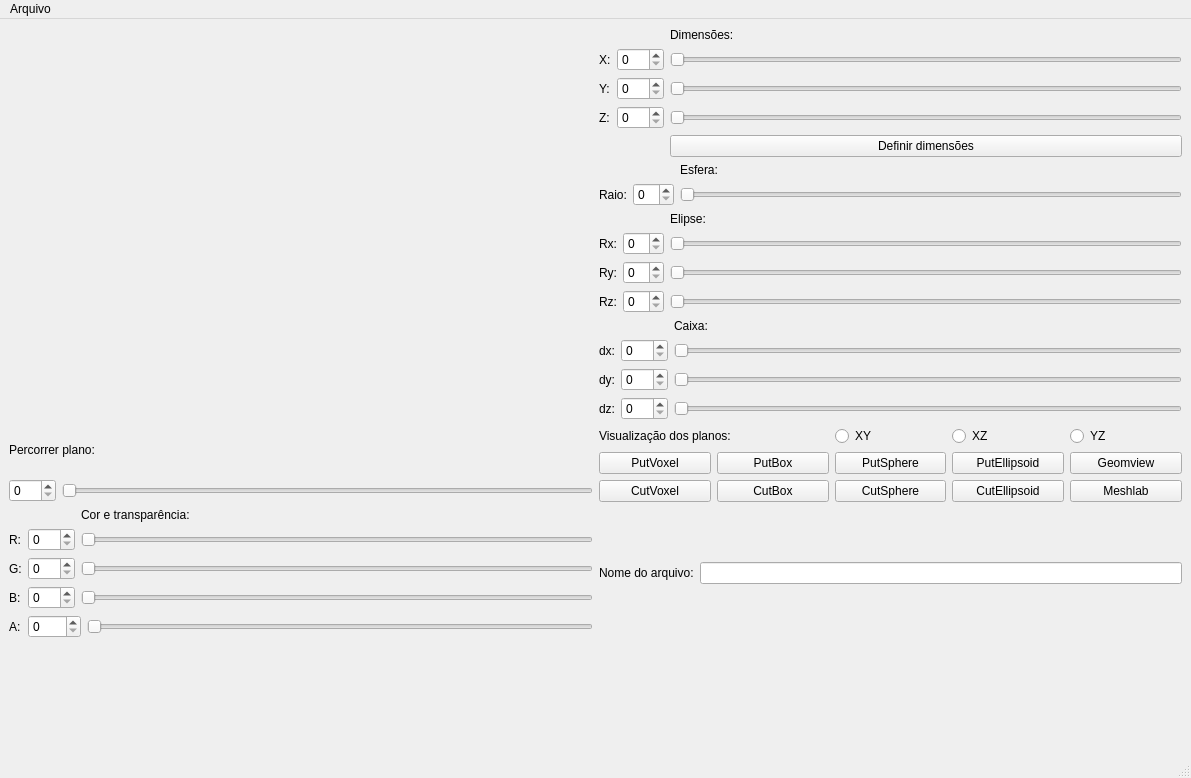
<?xml version="1.0" encoding="UTF-8"?>
<ui version="4.0">
 <class>MainWindow</class>
 <widget class="QMainWindow" name="MainWindow">
  <property name="geometry">
   <rect>
    <x>0</x>
    <y>0</y>
    <width>1191</width>
    <height>778</height>
   </rect>
  </property>
  <property name="windowTitle">
   <string>MainWindow</string>
  </property>
  <widget class="QWidget" name="centralwidget">
   <layout class="QGridLayout" name="gridLayout_10">
    <item row="0" column="1">
     <layout class="QGridLayout" name="gridLayout_9">
      <item row="1" column="0">
       <layout class="QGridLayout" name="gridLayout_2">
        <item row="0" column="2">
         <widget class="QLabel" name="label_13">
          <property name="text">
           <string>Esfera:</string>
          </property>
         </widget>
        </item>
        <item row="1" column="0">
         <widget class="QLabel" name="label_14">
          <property name="text">
           <string>Raio:</string>
          </property>
         </widget>
        </item>
        <item row="1" column="2">
         <widget class="QSlider" name="horizontalSliderRaioEsfera">
          <property name="maximum">
           <number>75</number>
          </property>
          <property name="orientation">
           <enum>Qt::Horizontal</enum>
          </property>
         </widget>
        </item>
        <item row="1" column="1">
         <widget class="QSpinBox" name="spinBoxRaioEsfera">
          <property name="maximum">
           <number>75</number>
          </property>
         </widget>
        </item>
       </layout>
      </item>
      <item row="2" column="0">
       <layout class="QGridLayout" name="gridLayout_3">
        <item row="0" column="2">
         <widget class="QLabel" name="label_15">
          <property name="text">
           <string>Elipse:</string>
          </property>
         </widget>
        </item>
        <item row="1" column="0">
         <widget class="QLabel" name="label_19">
          <property name="text">
           <string>Rx:</string>
          </property>
         </widget>
        </item>
        <item row="1" column="1">
         <widget class="QSpinBox" name="spinBoxElipRx">
          <property name="maximum">
           <number>75</number>
          </property>
         </widget>
        </item>
        <item row="1" column="2">
         <widget class="QSlider" name="horizontalSliderElipRx">
          <property name="maximum">
           <number>75</number>
          </property>
          <property name="orientation">
           <enum>Qt::Horizontal</enum>
          </property>
         </widget>
        </item>
        <item row="2" column="0">
         <widget class="QLabel" name="label_20">
          <property name="text">
           <string>Ry:</string>
          </property>
         </widget>
        </item>
        <item row="2" column="1">
         <widget class="QSpinBox" name="spinBoxElipRy">
          <property name="maximum">
           <number>75</number>
          </property>
         </widget>
        </item>
        <item row="2" column="2">
         <widget class="QSlider" name="horizontalSliderElipRy">
          <property name="maximum">
           <number>75</number>
          </property>
          <property name="orientation">
           <enum>Qt::Horizontal</enum>
          </property>
         </widget>
        </item>
        <item row="3" column="0">
         <widget class="QLabel" name="label_21">
          <property name="text">
           <string>Rz:</string>
          </property>
         </widget>
        </item>
        <item row="3" column="1">
         <widget class="QSpinBox" name="spinBoxElipRz">
          <property name="maximum">
           <number>75</number>
          </property>
         </widget>
        </item>
        <item row="3" column="2">
         <widget class="QSlider" name="horizontalSliderElipRz">
          <property name="maximum">
           <number>75</number>
          </property>
          <property name="orientation">
           <enum>Qt::Horizontal</enum>
          </property>
         </widget>
        </item>
       </layout>
      </item>
      <item row="3" column="0">
       <layout class="QGridLayout" name="gridLayout_4">
        <item row="0" column="2">
         <widget class="QLabel" name="label_16">
          <property name="text">
           <string>Caixa:</string>
          </property>
         </widget>
        </item>
        <item row="1" column="0">
         <widget class="QLabel" name="label_22">
          <property name="text">
           <string>dx:</string>
          </property>
         </widget>
        </item>
        <item row="1" column="1">
         <widget class="QSpinBox" name="spinBoxRaioEsfera_5">
          <property name="maximum">
           <number>190</number>
          </property>
         </widget>
        </item>
        <item row="1" column="2">
         <widget class="QSlider" name="horizontalSliderBoxX">
          <property name="maximum">
           <number>190</number>
          </property>
          <property name="orientation">
           <enum>Qt::Horizontal</enum>
          </property>
         </widget>
        </item>
        <item row="2" column="0">
         <widget class="QLabel" name="label_23">
          <property name="text">
           <string>dy:</string>
          </property>
         </widget>
        </item>
        <item row="2" column="1">
         <widget class="QSpinBox" name="spinBoxRaioEsfera_6">
          <property name="maximum">
           <number>190</number>
          </property>
         </widget>
        </item>
        <item row="2" column="2">
         <widget class="QSlider" name="horizontalSliderBoxY">
          <property name="maximum">
           <number>190</number>
          </property>
          <property name="orientation">
           <enum>Qt::Horizontal</enum>
          </property>
         </widget>
        </item>
        <item row="3" column="0">
         <widget class="QLabel" name="label_24">
          <property name="text">
           <string>dz:</string>
          </property>
         </widget>
        </item>
        <item row="3" column="1">
         <widget class="QSpinBox" name="spinBoxRaioEsfera_7">
          <property name="maximum">
           <number>190</number>
          </property>
         </widget>
        </item>
        <item row="3" column="2">
         <widget class="QSlider" name="horizontalSliderBoxZ">
          <property name="maximum">
           <number>190</number>
          </property>
          <property name="orientation">
           <enum>Qt::Horizontal</enum>
          </property>
         </widget>
        </item>
       </layout>
      </item>
      <item row="0" column="0">
       <layout class="QGridLayout" name="gridLayout">
        <item row="0" column="2">
         <widget class="QLabel" name="label_9">
          <property name="text">
           <string>Dimensões:</string>
          </property>
         </widget>
        </item>
        <item row="1" column="0">
         <widget class="QLabel" name="label_10">
          <property name="text">
           <string>X:</string>
          </property>
         </widget>
        </item>
        <item row="1" column="1">
         <widget class="QSpinBox" name="spinBoxDimX">
          <property name="maximum">
           <number>200</number>
          </property>
         </widget>
        </item>
        <item row="1" column="2">
         <widget class="QSlider" name="horizontalSliderDimX">
          <property name="maximum">
           <number>200</number>
          </property>
          <property name="orientation">
           <enum>Qt::Horizontal</enum>
          </property>
         </widget>
        </item>
        <item row="2" column="0">
         <widget class="QLabel" name="label_11">
          <property name="text">
           <string>Y:</string>
          </property>
         </widget>
        </item>
        <item row="2" column="1">
         <widget class="QSpinBox" name="spinBoxDimY">
          <property name="maximum">
           <number>200</number>
          </property>
         </widget>
        </item>
        <item row="2" column="2">
         <widget class="QSlider" name="horizontalSliderDimY">
          <property name="maximum">
           <number>200</number>
          </property>
          <property name="orientation">
           <enum>Qt::Horizontal</enum>
          </property>
         </widget>
        </item>
        <item row="3" column="0">
         <widget class="QLabel" name="label_12">
          <property name="text">
           <string>Z:</string>
          </property>
         </widget>
        </item>
        <item row="3" column="1">
         <widget class="QSpinBox" name="spinBoxDimZ">
          <property name="maximum">
           <number>200</number>
          </property>
         </widget>
        </item>
        <item row="3" column="2">
         <widget class="QSlider" name="horizontalSliderDimZ">
          <property name="maximum">
           <number>200</number>
          </property>
          <property name="orientation">
           <enum>Qt::Horizontal</enum>
          </property>
         </widget>
        </item>
        <item row="4" column="2">
         <widget class="QPushButton" name="pushButtonCanvas">
          <property name="text">
           <string>Definir dimensões</string>
          </property>
         </widget>
        </item>
       </layout>
      </item>
     </layout>
    </item>
    <item row="1" column="1">
     <layout class="QGridLayout" name="gridLayout_6">
      <item row="0" column="0" colspan="2">
       <widget class="QLabel" name="label_18">
        <property name="text">
         <string>Visualização dos planos:</string>
        </property>
       </widget>
      </item>
      <item row="0" column="2">
       <widget class="QRadioButton" name="pushButtonXY">
        <property name="text">
         <string>XY</string>
        </property>
       </widget>
      </item>
      <item row="0" column="3">
       <widget class="QRadioButton" name="pushButtonXZ">
        <property name="text">
         <string>XZ</string>
        </property>
       </widget>
      </item>
      <item row="0" column="4">
       <widget class="QRadioButton" name="pushButtonYZ">
        <property name="text">
         <string>YZ</string>
        </property>
       </widget>
      </item>
      <item row="1" column="0">
       <widget class="QPushButton" name="radioButtonPutVoxel">
        <property name="text">
         <string>PutVoxel</string>
        </property>
       </widget>
      </item>
      <item row="1" column="1">
       <widget class="QPushButton" name="radioButtonPutBox">
        <property name="text">
         <string>PutBox</string>
        </property>
       </widget>
      </item>
      <item row="1" column="2">
       <widget class="QPushButton" name="radioButtonPutSphere">
        <property name="text">
         <string>PutSphere</string>
        </property>
       </widget>
      </item>
      <item row="1" column="3">
       <widget class="QPushButton" name="radioButtonPutEllipsoid">
        <property name="text">
         <string>PutEllipsoid</string>
        </property>
       </widget>
      </item>
      <item row="2" column="0">
       <widget class="QPushButton" name="radioButtonCutVoxel">
        <property name="text">
         <string>CutVoxel</string>
        </property>
       </widget>
      </item>
      <item row="2" column="1">
       <widget class="QPushButton" name="radioButtonCutBox">
        <property name="text">
         <string>CutBox</string>
        </property>
       </widget>
      </item>
      <item row="2" column="2">
       <widget class="QPushButton" name="radioButtonCutSphere">
        <property name="text">
         <string>CutSphere</string>
        </property>
       </widget>
      </item>
      <item row="2" column="3">
       <widget class="QPushButton" name="radioButtonCutEllipsoid">
        <property name="text">
         <string>CutEllipsoid</string>
        </property>
       </widget>
      </item>
      <item row="1" column="4">
       <widget class="QPushButton" name="pushButtonGeomview">
        <property name="text">
         <string>Geomview</string>
        </property>
       </widget>
      </item>
      <item row="2" column="4">
       <widget class="QPushButton" name="pushButtonMeshlab">
        <property name="text">
         <string>Meshlab</string>
        </property>
       </widget>
      </item>
     </layout>
    </item>
    <item row="2" column="0">
     <layout class="QGridLayout" name="gridLayout_5">
      <item row="3" column="2" colspan="2">
       <widget class="QSlider" name="horizontalSliderBlue">
        <property name="maximum">
         <number>255</number>
        </property>
        <property name="orientation">
         <enum>Qt::Horizontal</enum>
        </property>
       </widget>
      </item>
      <item row="2" column="2" colspan="2">
       <widget class="QSlider" name="horizontalSliderGreen">
        <property name="maximum">
         <number>255</number>
        </property>
        <property name="orientation">
         <enum>Qt::Horizontal</enum>
        </property>
       </widget>
      </item>
      <item row="1" column="1">
       <widget class="QSpinBox" name="spinBoxRed">
        <property name="maximum">
         <number>255</number>
        </property>
       </widget>
      </item>
      <item row="3" column="1">
       <widget class="QSpinBox" name="spinBoxGreen">
        <property name="maximum">
         <number>255</number>
        </property>
       </widget>
      </item>
      <item row="4" column="0">
       <widget class="QLabel" name="label_4">
        <property name="text">
         <string>A:</string>
        </property>
       </widget>
      </item>
      <item row="0" column="2" colspan="2">
       <widget class="QLabel" name="label_25">
        <property name="text">
         <string>Cor e transparência:</string>
        </property>
       </widget>
      </item>
      <item row="1" column="0">
       <widget class="QLabel" name="label">
        <property name="text">
         <string>R:</string>
        </property>
       </widget>
      </item>
      <item row="3" column="0">
       <widget class="QLabel" name="label_3">
        <property name="enabled">
         <bool>true</bool>
        </property>
        <property name="text">
         <string>B:</string>
        </property>
       </widget>
      </item>
      <item row="1" column="2" colspan="2">
       <widget class="QSlider" name="horizontalSliderRed">
        <property name="maximum">
         <number>255</number>
        </property>
        <property name="orientation">
         <enum>Qt::Horizontal</enum>
        </property>
       </widget>
      </item>
      <item row="4" column="1" colspan="2">
       <widget class="QSpinBox" name="spinBoxAlpha">
        <property name="maximum">
         <number>255</number>
        </property>
       </widget>
      </item>
      <item row="2" column="0">
       <widget class="QLabel" name="label_2">
        <property name="text">
         <string>G:</string>
        </property>
       </widget>
      </item>
      <item row="4" column="3">
       <widget class="QSlider" name="horizontalSliderAlpha">
        <property name="maximum">
         <number>255</number>
        </property>
        <property name="orientation">
         <enum>Qt::Horizontal</enum>
        </property>
       </widget>
      </item>
      <item row="2" column="1">
       <widget class="QSpinBox" name="spinBoxBlue">
        <property name="maximum">
         <number>255</number>
        </property>
       </widget>
      </item>
     </layout>
    </item>
    <item row="0" column="0">
     <widget class="Plotter" name="widget" native="true"/>
    </item>
    <item row="2" column="1">
     <layout class="QGridLayout" name="gridLayout_8">
      <item row="0" column="0">
       <widget class="QLabel" name="label_6">
        <property name="text">
         <string>Nome do arquivo:</string>
        </property>
       </widget>
      </item>
      <item row="0" column="1">
       <widget class="QLineEdit" name="lineEditOFF"/>
      </item>
     </layout>
    </item>
    <item row="3" column="0">
     <widget class="ColorDraw" name="widget_2" native="true"/>
    </item>
    <item row="1" column="0">
     <layout class="QGridLayout" name="gridLayout_7">
      <item row="1" column="1">
       <widget class="QSlider" name="horizontalSliderPlanoSpec">
        <property name="maximum">
         <number>200</number>
        </property>
        <property name="orientation">
         <enum>Qt::Horizontal</enum>
        </property>
       </widget>
      </item>
      <item row="1" column="0">
       <widget class="QSpinBox" name="spinBoxPlanoX">
        <property name="maximum">
         <number>200</number>
        </property>
       </widget>
      </item>
      <item row="0" column="0" colspan="2">
       <widget class="QLabel" name="label_5">
        <property name="text">
         <string>Percorrer plano:</string>
        </property>
       </widget>
      </item>
     </layout>
    </item>
   </layout>
  </widget>
  <widget class="QStatusBar" name="statusbar"/>
  <widget class="QMenuBar" name="menuBar">
   <property name="geometry">
    <rect>
     <x>0</x>
     <y>0</y>
     <width>1191</width>
     <height>21</height>
    </rect>
   </property>
   <widget class="QMenu" name="menuArquivo">
    <property name="title">
     <string>Arquivo</string>
    </property>
    <addaction name="actionSair"/>
    <addaction name="actionCriar_arquivo_OFF"/>
   </widget>
   <addaction name="menuArquivo"/>
  </widget>
  <action name="actionSair">
   <property name="text">
    <string>Sair</string>
   </property>
  </action>
  <action name="actionCriar_arquivo_OFF">
   <property name="text">
    <string>Criar arquivo .OFF</string>
   </property>
  </action>
 </widget>
 <customwidgets>
  <customwidget>
   <class>Plotter</class>
   <extends>QWidget</extends>
   <header>plotter.h</header>
   <container>1</container>
   <slots>
    <slot>set_r(int)</slot>
   </slots>
  </customwidget>
  <customwidget>
   <class>ColorDraw</class>
   <extends>QWidget</extends>
   <header>colordraw.h</header>
   <container>1</container>
   <slots>
    <slot>set_r(int)</slot>
    <slot>set_g(int)</slot>
    <slot>set_b(int)</slot>
   </slots>
  </customwidget>
 </customwidgets>
 <resources/>
 <connections>
  <connection>
   <sender>horizontalSliderRed</sender>
   <signal>valueChanged(int)</signal>
   <receiver>spinBoxRed</receiver>
   <slot>setValue(int)</slot>
   <hints>
    <hint type="sourcelabel">
     <x>166</x>
     <y>597</y>
    </hint>
    <hint type="destinationlabel">
     <x>76</x>
     <y>601</y>
    </hint>
   </hints>
  </connection>
  <connection>
   <sender>horizontalSliderGreen</sender>
   <signal>valueChanged(int)</signal>
   <receiver>spinBoxBlue</receiver>
   <slot>setValue(int)</slot>
   <hints>
    <hint type="sourcelabel">
     <x>166</x>
     <y>628</y>
    </hint>
    <hint type="destinationlabel">
     <x>76</x>
     <y>632</y>
    </hint>
   </hints>
  </connection>
  <connection>
   <sender>horizontalSliderBlue</sender>
   <signal>valueChanged(int)</signal>
   <receiver>spinBoxGreen</receiver>
   <slot>setValue(int)</slot>
   <hints>
    <hint type="sourcelabel">
     <x>166</x>
     <y>659</y>
    </hint>
    <hint type="destinationlabel">
     <x>76</x>
     <y>663</y>
    </hint>
   </hints>
  </connection>
  <connection>
   <sender>spinBoxRed</sender>
   <signal>valueChanged(int)</signal>
   <receiver>horizontalSliderRed</receiver>
   <slot>setValue(int)</slot>
   <hints>
    <hint type="sourcelabel">
     <x>76</x>
     <y>601</y>
    </hint>
    <hint type="destinationlabel">
     <x>166</x>
     <y>597</y>
    </hint>
   </hints>
  </connection>
  <connection>
   <sender>spinBoxBlue</sender>
   <signal>valueChanged(int)</signal>
   <receiver>horizontalSliderGreen</receiver>
   <slot>setValue(int)</slot>
   <hints>
    <hint type="sourcelabel">
     <x>76</x>
     <y>632</y>
    </hint>
    <hint type="destinationlabel">
     <x>166</x>
     <y>628</y>
    </hint>
   </hints>
  </connection>
  <connection>
   <sender>spinBoxGreen</sender>
   <signal>valueChanged(int)</signal>
   <receiver>horizontalSliderBlue</receiver>
   <slot>setValue(int)</slot>
   <hints>
    <hint type="sourcelabel">
     <x>76</x>
     <y>663</y>
    </hint>
    <hint type="destinationlabel">
     <x>166</x>
     <y>659</y>
    </hint>
   </hints>
  </connection>
  <connection>
   <sender>spinBoxDimX</sender>
   <signal>valueChanged(int)</signal>
   <receiver>horizontalSliderDimX</receiver>
   <slot>setValue(int)</slot>
   <hints>
    <hint type="sourcelabel">
     <x>612</x>
     <y>77</y>
    </hint>
    <hint type="destinationlabel">
     <x>702</x>
     <y>72</y>
    </hint>
   </hints>
  </connection>
  <connection>
   <sender>horizontalSliderDimX</sender>
   <signal>valueChanged(int)</signal>
   <receiver>spinBoxDimX</receiver>
   <slot>setValue(int)</slot>
   <hints>
    <hint type="sourcelabel">
     <x>702</x>
     <y>72</y>
    </hint>
    <hint type="destinationlabel">
     <x>612</x>
     <y>77</y>
    </hint>
   </hints>
  </connection>
  <connection>
   <sender>spinBoxDimY</sender>
   <signal>valueChanged(int)</signal>
   <receiver>horizontalSliderDimY</receiver>
   <slot>setValue(int)</slot>
   <hints>
    <hint type="sourcelabel">
     <x>612</x>
     <y>108</y>
    </hint>
    <hint type="destinationlabel">
     <x>702</x>
     <y>103</y>
    </hint>
   </hints>
  </connection>
  <connection>
   <sender>horizontalSliderDimY</sender>
   <signal>valueChanged(int)</signal>
   <receiver>spinBoxDimY</receiver>
   <slot>setValue(int)</slot>
   <hints>
    <hint type="sourcelabel">
     <x>702</x>
     <y>103</y>
    </hint>
    <hint type="destinationlabel">
     <x>612</x>
     <y>108</y>
    </hint>
   </hints>
  </connection>
  <connection>
   <sender>spinBoxDimZ</sender>
   <signal>valueChanged(int)</signal>
   <receiver>horizontalSliderDimZ</receiver>
   <slot>setValue(int)</slot>
   <hints>
    <hint type="sourcelabel">
     <x>612</x>
     <y>139</y>
    </hint>
    <hint type="destinationlabel">
     <x>702</x>
     <y>134</y>
    </hint>
   </hints>
  </connection>
  <connection>
   <sender>horizontalSliderDimZ</sender>
   <signal>valueChanged(int)</signal>
   <receiver>spinBoxDimZ</receiver>
   <slot>setValue(int)</slot>
   <hints>
    <hint type="sourcelabel">
     <x>702</x>
     <y>134</y>
    </hint>
    <hint type="destinationlabel">
     <x>612</x>
     <y>139</y>
    </hint>
   </hints>
  </connection>
  <connection>
   <sender>spinBoxRaioEsfera</sender>
   <signal>valueChanged(int)</signal>
   <receiver>horizontalSliderRaioEsfera</receiver>
   <slot>setValue(int)</slot>
   <hints>
    <hint type="sourcelabel">
     <x>623</x>
     <y>224</y>
    </hint>
    <hint type="destinationlabel">
     <x>713</x>
     <y>219</y>
    </hint>
   </hints>
  </connection>
  <connection>
   <sender>horizontalSliderRaioEsfera</sender>
   <signal>valueChanged(int)</signal>
   <receiver>spinBoxRaioEsfera</receiver>
   <slot>setValue(int)</slot>
   <hints>
    <hint type="sourcelabel">
     <x>713</x>
     <y>219</y>
    </hint>
    <hint type="destinationlabel">
     <x>623</x>
     <y>224</y>
    </hint>
   </hints>
  </connection>
  <connection>
   <sender>spinBoxElipRx</sender>
   <signal>valueChanged(int)</signal>
   <receiver>horizontalSliderElipRx</receiver>
   <slot>setValue(int)</slot>
   <hints>
    <hint type="sourcelabel">
     <x>612</x>
     <y>279</y>
    </hint>
    <hint type="destinationlabel">
     <x>702</x>
     <y>274</y>
    </hint>
   </hints>
  </connection>
  <connection>
   <sender>horizontalSliderElipRx</sender>
   <signal>valueChanged(int)</signal>
   <receiver>spinBoxElipRx</receiver>
   <slot>setValue(int)</slot>
   <hints>
    <hint type="sourcelabel">
     <x>702</x>
     <y>274</y>
    </hint>
    <hint type="destinationlabel">
     <x>612</x>
     <y>279</y>
    </hint>
   </hints>
  </connection>
  <connection>
   <sender>spinBoxElipRy</sender>
   <signal>valueChanged(int)</signal>
   <receiver>horizontalSliderElipRy</receiver>
   <slot>setValue(int)</slot>
   <hints>
    <hint type="sourcelabel">
     <x>612</x>
     <y>310</y>
    </hint>
    <hint type="destinationlabel">
     <x>702</x>
     <y>305</y>
    </hint>
   </hints>
  </connection>
  <connection>
   <sender>horizontalSliderElipRy</sender>
   <signal>valueChanged(int)</signal>
   <receiver>spinBoxElipRy</receiver>
   <slot>setValue(int)</slot>
   <hints>
    <hint type="sourcelabel">
     <x>702</x>
     <y>305</y>
    </hint>
    <hint type="destinationlabel">
     <x>612</x>
     <y>310</y>
    </hint>
   </hints>
  </connection>
  <connection>
   <sender>spinBoxElipRz</sender>
   <signal>valueChanged(int)</signal>
   <receiver>horizontalSliderElipRz</receiver>
   <slot>setValue(int)</slot>
   <hints>
    <hint type="sourcelabel">
     <x>612</x>
     <y>341</y>
    </hint>
    <hint type="destinationlabel">
     <x>702</x>
     <y>336</y>
    </hint>
   </hints>
  </connection>
  <connection>
   <sender>horizontalSliderElipRz</sender>
   <signal>valueChanged(int)</signal>
   <receiver>spinBoxElipRz</receiver>
   <slot>setValue(int)</slot>
   <hints>
    <hint type="sourcelabel">
     <x>702</x>
     <y>336</y>
    </hint>
    <hint type="destinationlabel">
     <x>612</x>
     <y>341</y>
    </hint>
   </hints>
  </connection>
  <connection>
   <sender>spinBoxRaioEsfera_5</sender>
   <signal>valueChanged(int)</signal>
   <receiver>horizontalSliderBoxX</receiver>
   <slot>setValue(int)</slot>
   <hints>
    <hint type="sourcelabel">
     <x>618</x>
     <y>396</y>
    </hint>
    <hint type="destinationlabel">
     <x>708</x>
     <y>391</y>
    </hint>
   </hints>
  </connection>
  <connection>
   <sender>horizontalSliderBoxX</sender>
   <signal>valueChanged(int)</signal>
   <receiver>spinBoxRaioEsfera_5</receiver>
   <slot>setValue(int)</slot>
   <hints>
    <hint type="sourcelabel">
     <x>708</x>
     <y>391</y>
    </hint>
    <hint type="destinationlabel">
     <x>618</x>
     <y>396</y>
    </hint>
   </hints>
  </connection>
  <connection>
   <sender>spinBoxRaioEsfera_6</sender>
   <signal>valueChanged(int)</signal>
   <receiver>horizontalSliderBoxY</receiver>
   <slot>setValue(int)</slot>
   <hints>
    <hint type="sourcelabel">
     <x>618</x>
     <y>427</y>
    </hint>
    <hint type="destinationlabel">
     <x>708</x>
     <y>422</y>
    </hint>
   </hints>
  </connection>
  <connection>
   <sender>horizontalSliderBoxY</sender>
   <signal>valueChanged(int)</signal>
   <receiver>spinBoxRaioEsfera_6</receiver>
   <slot>setValue(int)</slot>
   <hints>
    <hint type="sourcelabel">
     <x>708</x>
     <y>422</y>
    </hint>
    <hint type="destinationlabel">
     <x>618</x>
     <y>427</y>
    </hint>
   </hints>
  </connection>
  <connection>
   <sender>spinBoxRaioEsfera_7</sender>
   <signal>valueChanged(int)</signal>
   <receiver>horizontalSliderBoxZ</receiver>
   <slot>setValue(int)</slot>
   <hints>
    <hint type="sourcelabel">
     <x>618</x>
     <y>458</y>
    </hint>
    <hint type="destinationlabel">
     <x>708</x>
     <y>453</y>
    </hint>
   </hints>
  </connection>
  <connection>
   <sender>horizontalSliderBoxZ</sender>
   <signal>valueChanged(int)</signal>
   <receiver>spinBoxRaioEsfera_7</receiver>
   <slot>setValue(int)</slot>
   <hints>
    <hint type="sourcelabel">
     <x>708</x>
     <y>453</y>
    </hint>
    <hint type="destinationlabel">
     <x>618</x>
     <y>458</y>
    </hint>
   </hints>
  </connection>
  <connection>
   <sender>actionSair</sender>
   <signal>triggered()</signal>
   <receiver>MainWindow</receiver>
   <slot>sair()</slot>
   <hints>
    <hint type="sourcelabel">
     <x>-1</x>
     <y>-1</y>
    </hint>
    <hint type="destinationlabel">
     <x>660</x>
     <y>398</y>
    </hint>
   </hints>
  </connection>
  <connection>
   <sender>horizontalSliderRed</sender>
   <signal>valueChanged(int)</signal>
   <receiver>widget_2</receiver>
   <slot>set_r(int)</slot>
   <hints>
    <hint type="sourcelabel">
     <x>166</x>
     <y>597</y>
    </hint>
    <hint type="destinationlabel">
     <x>538</x>
     <y>723</y>
    </hint>
   </hints>
  </connection>
  <connection>
   <sender>horizontalSliderGreen</sender>
   <signal>valueChanged(int)</signal>
   <receiver>widget_2</receiver>
   <slot>set_g(int)</slot>
   <hints>
    <hint type="sourcelabel">
     <x>166</x>
     <y>628</y>
    </hint>
    <hint type="destinationlabel">
     <x>538</x>
     <y>723</y>
    </hint>
   </hints>
  </connection>
  <connection>
   <sender>horizontalSliderBlue</sender>
   <signal>valueChanged(int)</signal>
   <receiver>widget_2</receiver>
   <slot>set_b(int)</slot>
   <hints>
    <hint type="sourcelabel">
     <x>166</x>
     <y>659</y>
    </hint>
    <hint type="destinationlabel">
     <x>538</x>
     <y>723</y>
    </hint>
   </hints>
  </connection>
  <connection>
   <sender>spinBoxPlanoX</sender>
   <signal>valueChanged(int)</signal>
   <receiver>horizontalSliderPlanoSpec</receiver>
   <slot>setValue(int)</slot>
   <hints>
    <hint type="sourcelabel">
     <x>58</x>
     <y>530</y>
    </hint>
    <hint type="destinationlabel">
     <x>148</x>
     <y>543</y>
    </hint>
   </hints>
  </connection>
  <connection>
   <sender>horizontalSliderPlanoSpec</sender>
   <signal>valueChanged(int)</signal>
   <receiver>spinBoxPlanoX</receiver>
   <slot>setValue(int)</slot>
   <hints>
    <hint type="sourcelabel">
     <x>148</x>
     <y>543</y>
    </hint>
    <hint type="destinationlabel">
     <x>58</x>
     <y>530</y>
    </hint>
   </hints>
  </connection>
  <connection>
   <sender>spinBoxAlpha</sender>
   <signal>valueChanged(int)</signal>
   <receiver>horizontalSliderAlpha</receiver>
   <slot>setValue(int)</slot>
   <hints>
    <hint type="sourcelabel">
     <x>72</x>
     <y>679</y>
    </hint>
    <hint type="destinationlabel">
     <x>95</x>
     <y>681</y>
    </hint>
   </hints>
  </connection>
  <connection>
   <sender>horizontalSliderAlpha</sender>
   <signal>valueChanged(int)</signal>
   <receiver>spinBoxAlpha</receiver>
   <slot>setValue(int)</slot>
   <hints>
    <hint type="sourcelabel">
     <x>127</x>
     <y>684</y>
    </hint>
    <hint type="destinationlabel">
     <x>60</x>
     <y>689</y>
    </hint>
   </hints>
  </connection>
 </connections>
 <slots>
  <slot>sair()</slot>
 </slots>
</ui>
